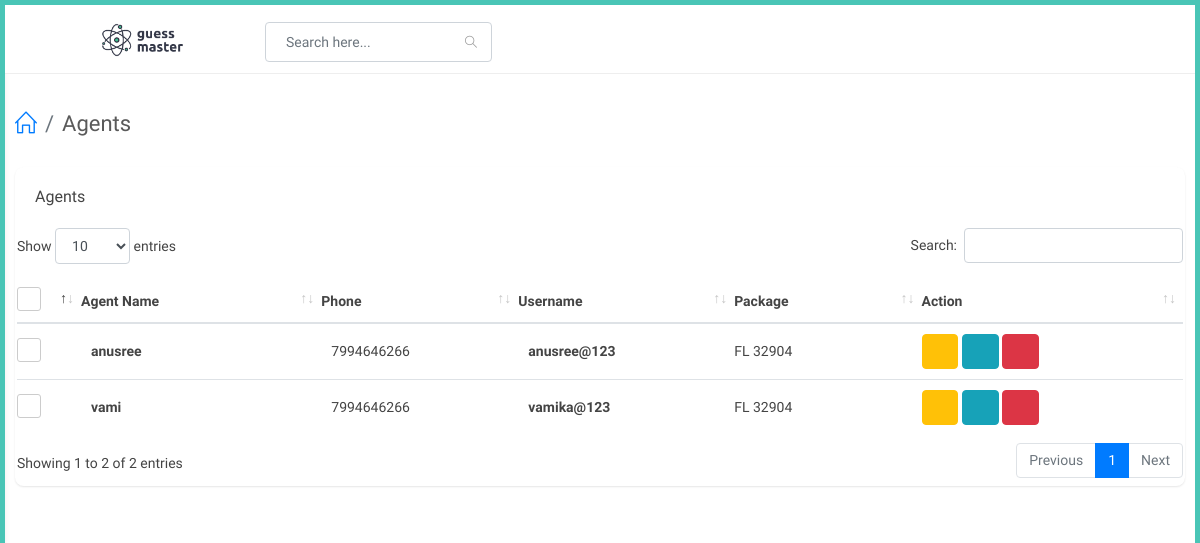
/adminapp/view-agent, run on an earlier commit of the app's database.
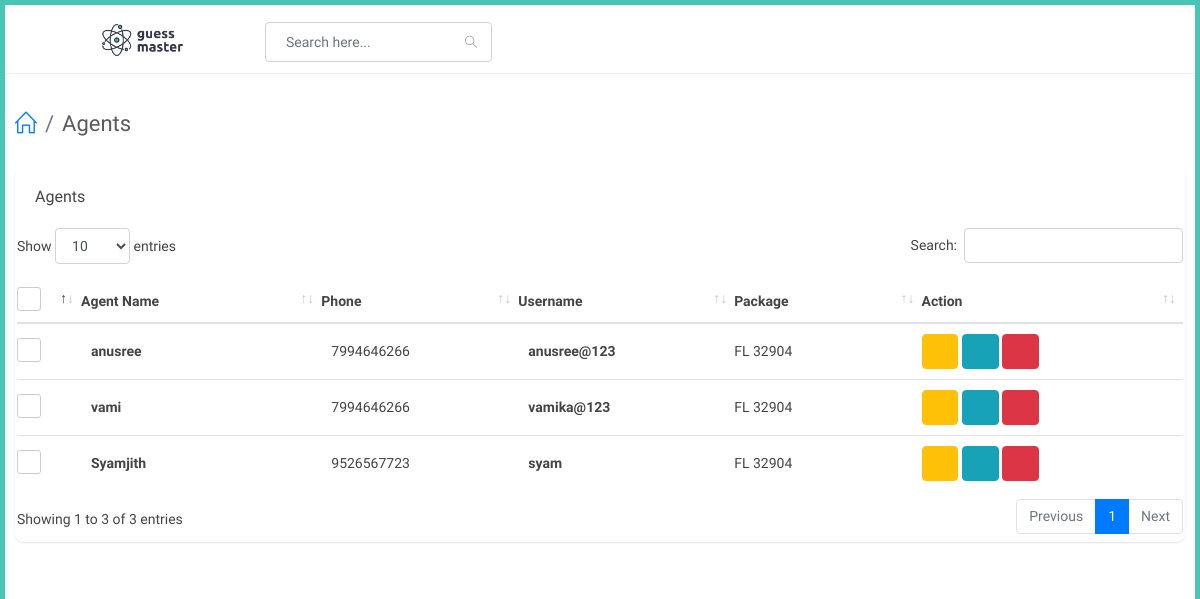
And on a later commit of the database.
### website/models.py (models this page shows, shortened)
class Agent(models.Model):
    user = models.OneToOneField(User,on_delete=models.CASCADE,related_name="agent")
    agent_name = models.CharField(max_length=100)
    phone_number = models.CharField(max_length=100)

class User(AbstractUser):
    is_agent = models.BooleanField("is agent", default=False)
    is_dealer = models.BooleanField("is dealer", default=False)

### adminapp/views.py (the view)
# urls.py: path('view-agent',views.view_agent,name="view_agent"),
def view_agent(request):
    agents = Agent.objects.filter().all()
    context = {
        'agents' : agents,
    }
    return render(request,'adminapp/view_agent.html',context)

### templates/adminapp/view_agent.html (shortened to what this page needs)
{% extends 'adminapp/partials/base.html' %}
{% load static %}
{% block content %}
<div id="main-content">
    <div class="container-fluid">
        <div class="block-header">
            <div class="row">
                <div class="col-lg-5 col-md-8 col-sm-12">
                    <h2><a href="javascript:void(0);" class="btn btn-xs btn-link btn-toggle-fullwidth"></a>  <ul class="breadcrumb">
                        <li class="breadcrumb-item"><a href="{% url 'adminapp:index' %}"><i class="icon-home"></i></a></li>
                        <li class="breadcrumb-item">Agents</li>
                    </ul></h2>
                </div>
            </div>
        </div>
        <div class="row clearfix">
            <div class="col-lg-12">
<div class="card">
    <div class="header">
        <h2>Agents</h2>
    </div>
    <div class="body">
        <div class="table-responsive">
            <table class="table table-hover js-basic-example dataTable table-custom m-b-0 c_list">
                <thead>
                    <tr>
                        <th>
                            <label class="fancy-checkbox">
                                <span></span>
                            </label>
                        </th>
                        <th>Agent Name</th>
                        <th>Phone</th>
                        <th>Username</th>
                        <th>Package</th>
                        <th>Action</th>
                    </tr>
                </thead>
                    <tbody>
                    {% for agent in agents %}
                    <tr>
                        <td style="width: 50px;">
                            <label class="fancy-checkbox">
                                <span></span>
                            </label>
                        </td>
                        <td>
                            <p class="c_name">{{agent.agent_name}}</p>
                        </td>
                        <td>
                            <span class="phone">{{agent.phone_number}}</span>
                        </td>
                        <td>
                            <p class="c_name">{{agent.user.username}}</p>
                        </td>
                        <td>
                            <address> FL 32904</address>
                        </td>
                        <td>
                            {% if agent.user.is_active %}
                            <button  type="button" onclick="agentBan(('{{ agent.id }}'))" class="btn btn-warning" title="Ban"> <i class="fa fa-ban"></i></button>
                            {% else %}
                            <button  type="button" onclick="removeBan(('{{ agent.id }}'))" class="btn btn-warning" title="Remove Ban"> <i class="fa fa-check"></i></button>
                            {% endif %}
                            <a href="{% url 'adminapp:edit_agent' agent.id %}" class="btn btn-info" title="Edit">
                                <i class="fa fa-edit"></i>
                            </a>
                            <button type="button" onclick="agentDelete(('{{ agent.id }}'))" data-type="confirm" class="btn btn-danger js-sweetalert" title="Delete"><i class="fa fa-trash-o"></i></button>
                        </td>
                    </tr>
                    {% endfor %}
                </tbody>
            </table>
        </div>
    </div>
</div>
</div>
</div>
</div>
</div>
{% endblock %}

### templates/adminapp/partials/base.html (shortened to what this page needs)
{% load static %}
<!doctype html>
<html lang="en">
<head>
<link rel="stylesheet" href="{% static 'vendor/bootstrap/css/bootstrap.min.css' %}">
<link rel="stylesheet" href="{% static 'vendor/font-awesome/css/font-awesome.min.css' %}">
<link rel="stylesheet" href="{% static 'vendor/chartist/css/chartist.min.css' %}">
<link rel="stylesheet" href="{% static 'vendor/chartist-plugin-tooltip/chartist-plugin-tooltip.css' %}">
<link rel="stylesheet" href="{% static 'vendor/jvectormap/jquery-jvectormap-2.0.3.min.css' %}"/>
<link rel="stylesheet" href="{% static 'vendor/jquery-datatable/dataTables.bootstrap4.min.css' %}">
<link rel="stylesheet" href="{% static 'vendor/jvectormap/jquery-jvectormap-2.0.3.min.css' %}">
<link rel="stylesheet" href="{% static 'vendor/morrisjs/morris.min.css' %}">
<link rel="stylesheet" href="{% static 'vendor/bootstrap-datepicker/css/bootstrap-datepicker3.min.css' %}">
<link rel="stylesheet" href="{% static 'css/main.css' %}">
<link rel="stylesheet" href="{% static 'css/color_skins.css' %}">
</head>
<body class="theme-cyan">
<div id="wrapper">
    {% include 'adminapp/partials/header.html' %}
    {% block content %}
    {% endblock %}
</div>
</body>
</html>

### templates/adminapp/partials/header.html (shortened to what this page needs)
{% load static %}
<nav class="navbar navbar-fixed-top">
    <div class="container-fluid">
        <div class="navbar-btn">
            <button type="button" class="btn-toggle-offcanvas"><i class="lnr lnr-menu fa fa-bars"></i></button>
        </div>
        <div class="navbar-brand">
            <a href="{% url 'adminapp:index' %}"><img src="{% static 'images/guessmaster.png' %}" alt="Lucid Logo" class="img-responsive logo"></a>
        </div>
        <div class="navbar-right">
            <form id="navbar-search" class="navbar-form search-form">
                <input value="" class="form-control" placeholder="Search here..." type="text">
                <button type="button" class="btn btn-default"><i class="icon-magnifier"></i></button>
            </form>
        </div>
    </div>
</nav>

### templates/adminapp/partials/sidebar.html (shortened to what this page needs)
{% load static %}

### static/css/color_skins.css (style rules this page uses)
.theme-cyan:before,.theme-cyan:after { background:#49c5b6 }
.theme-cyan #wrapper:before,.theme-cyan #wrapper:after { background:#49c5b6 }

What changed in the data, as far as the page shows it:
added Agent: agent_name "Syamjith", phone_number "9526567723", user.username "syam"
Also different on the page:
text written by a page script: "Show entries Search: Showing 1 to 2 of 2 entries Previous 1 Next" → "Show entries Search: Showing 1 to 3 of 3 entries Previous 1 Next"
